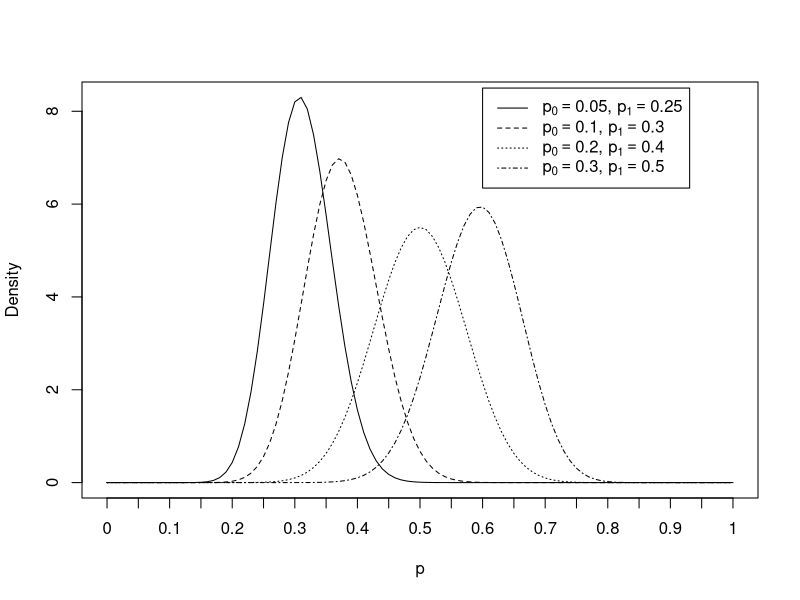
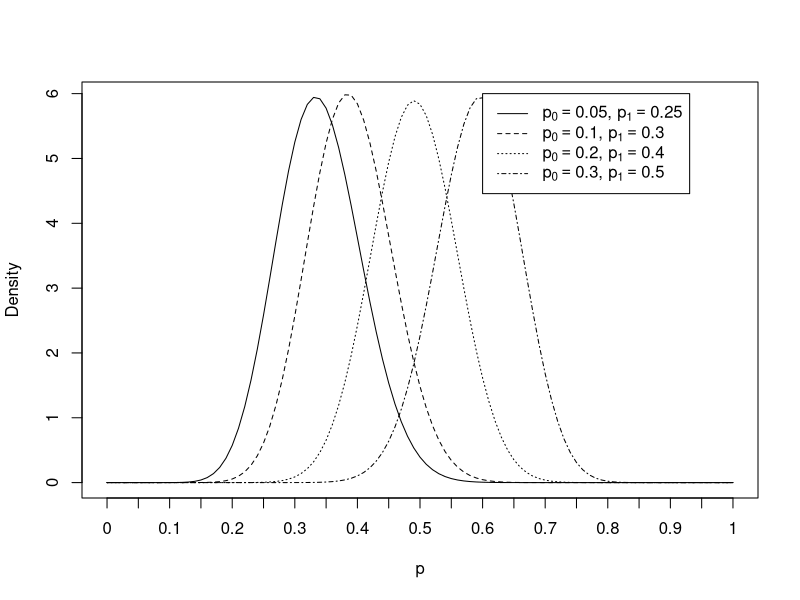

Source code (R) for these figures, in order:
library(magrittr)
post.f <- function(r, n){
  ff <- function(x){dbeta(x, 1+r, 1+n-r)}
  ff
}

# Both method
f1 <- post.f(28, 91)
f2 <- post.f(26, 70)
f3 <- post.f(23, 46)
f4 <- post.f(31, 52)
curve(f1, 0, 1, lty=1, xlab="p", ylab="Density", xaxt="n")
curve(f2, 0, 1, lty=2, add=TRUE)
curve(f3, 0, 1, lty=3, add=TRUE)
curve(f4, 0, 1, lty=4, add=TRUE)

ex1 <- expression(paste(p[0]==0.05, ", ", p[1]==0.25))
ex2 <- expression(paste(p[0]==0.1, ", ", p[1]==0.3))
ex3 <- expression(paste(p[0]==0.2, ", ", p[1]==0.4))
ex4 <- expression(paste(p[0]==0.3, ", ", p[1]==0.5))
axis(1, seq(0, 1, 0.05), seq(0, 1, 0.05))
legend(0.6, 8.5, c(ex1, ex2, ex3, ex4), lty=1:4)


# delta method
f1 <- post.f(16, 48)
f2 <- post.f(20, 52)
f3 <- post.f(26, 53)
f4 <- post.f(31, 52)
curve(f1, 0, 1, lty=1, xlab="p", ylab="Density", xaxt="n")
curve(f2, 0, 1, lty=2, add=TRUE)
curve(f3, 0, 1, lty=3, add=TRUE)
curve(f4, 0, 1, lty=4, add=TRUE)

ex1 <- expression(paste(p[0]==0.05, ", ", p[1]==0.25))
ex2 <- expression(paste(p[0]==0.1, ", ", p[1]==0.3))
ex3 <- expression(paste(p[0]==0.2, ", ", p[1]==0.4))
ex4 <- expression(paste(p[0]==0.3, ", ", p[1]==0.5))
axis(1, seq(0, 1, 0.05), seq(0, 1, 0.05))
legend(0.6, 6, c(ex1, ex2, ex3, ex4), lty=1:4)
